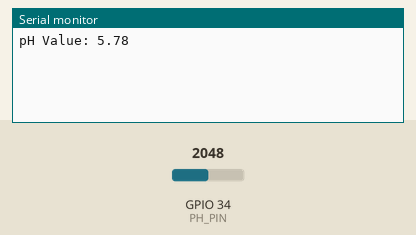
The sketch below on a simulated ESP32. Shown: the last lines printed to the serial monitor. Inputs (shaded band) come from the test bench; at power-on: GPIO 34 (PH_PIN) = 2048. WiFi joins after 1.5 s; servers stay silent unless stated; no MQTT or app messages arrive unless stated.

Above: at 2.7 s.
2.8 s: GPIO 34 (PH_PIN) set to 2866
At 7.2 s:
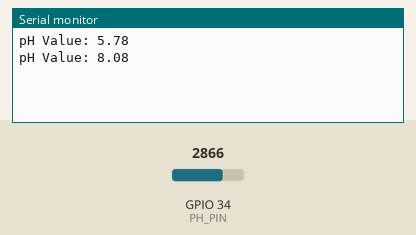
8.8 s: GPIO 34 (PH_PIN) set to 3603
At 12.2 s:
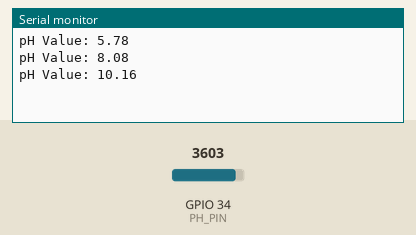
Timing chart, 0 to 13.7 s (numbered marks = the images above; inputs shaded):
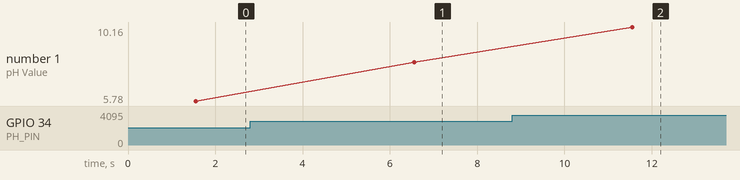

The sketch:

PH_sensor_sender.ino
```cpp
#include <WiFi.h>
#include <PubSubClient.h>
#include <ArduinoJson.h>

const char* ssid = "your_SSID";
const char* password = "your_PASSWORD";
const char* mqtt_server = "broker.emqx.io";

WiFiClient espClient;
PubSubClient client(espClient);

#define PH_PIN 34

void setup_wifi() {
  WiFi.begin(ssid, password);
  while (WiFi.status() != WL_CONNECTED) delay(500);
}

void reconnect() {
  while (!client.connected()) {
    client.connect("ESP32Client");
  }
}

void setup() {
  Serial.begin(115200);
  setup_wifi();
  client.setServer(mqtt_server, 1883);
  pinMode(PH_PIN, INPUT);
}

void loop() {
  if (!client.connected()) reconnect();
  client.loop();

  int analogValue = analogRead(PH_PIN);
  float voltage = analogValue * (3.3 / 4095.0);
  float pHValue = 3.5 * voltage;

  StaticJsonDocument<100> doc;
  doc["pH"] = pHValue;
  char buffer[100];
  serializeJson(doc, buffer);

  client.publish("esp32/ph", buffer);

  Serial.print("pH Value: ");
  Serial.println(pHValue);

  delay(5000);}
```

Measured:
- after the input at 2.8 s, the serial monitor: prints a new line after 3.8 s (image 1)
- after the input at 8.8 s, the serial monitor: prints a new line after 2.8 s (image 2)
- plotted number 1: 5.78 → 8.08 after the input at 2.8 s, 8.08 → 10.16 after the input at 8.8 s
